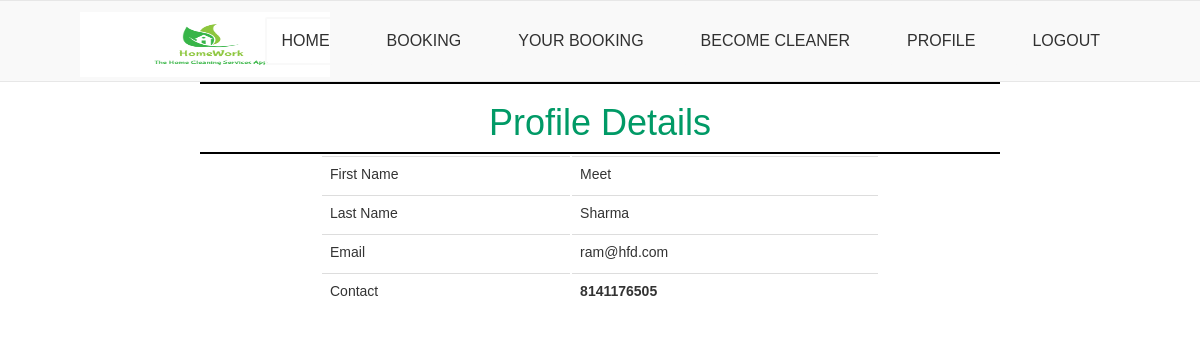
Screenshot of /profile/4 with the database file from the repository.
### accounts/models.py (models this page shows, shortened)
class User(AbstractUser):
    username = models.CharField(max_length=20,unique=False)
    phone = models.CharField(max_length=10,unique=True)
    first_name = models.CharField(max_length=20,blank=True)
    last_name = models.CharField(max_length=20,blank=True)
    is_cleaner = models.BooleanField(default=False)
    USERNAME_FIELD = 'phone'
    REQUIRED_FIELDS =   ['username']

### accounts/views.py (the view)
# urls.py: path('profile/<int:pk>',Profile.as_view() ,name='profile'),
class Profile(DetailView):
    model = User
    template_name = "accounts/profile.html"
    extra_context = {'form':cleanerRegisterForm()}

### accounts/templates/accounts/profile.html (shortened to what this page needs)
{% extends 'accounts/base.html' %}
{% block content %}
<div class="col-md-12">
    <center>
<hr>
<h1>Profile Details</h1>
<hr>
<table class="table table-hover" style="width:70%;">
        <tr>
            <td>First Name</td>
            <td>{{ object.first_name|title }}</td>
        </tr>
        <tr>
            <td>Last Name</td>
            <td>{{ object.last_name|title }}</td>
        </tr>
        <tr>
            <td>Email</td>
            <td>{{ object.email }}</td>
        </tr>
        <tr>
            <td>Contact</td>
            <td style="font-weight:bold;">{{ object.phone}}</td>
        </tr>
</table>
{% endblock  %}

### rows the page displays
User: first_name "Meet", last_name "Sharma", email "ram@hfd.com", phone "8141176505"
